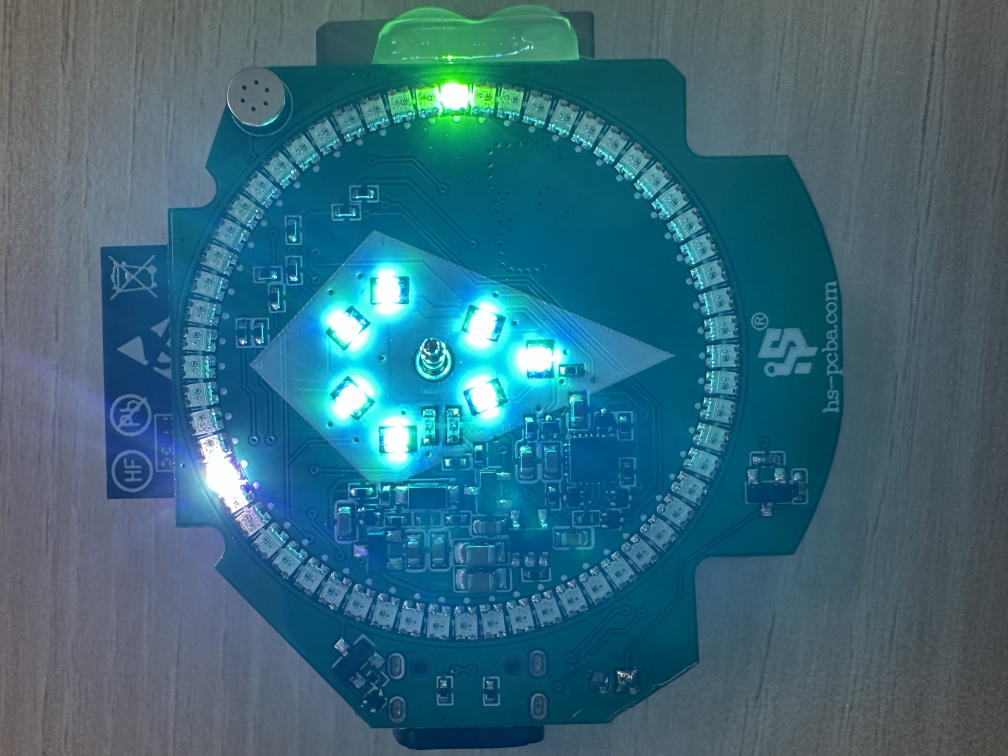
#> input picture hardware/totem-v3.5-reference/measure/photos/led.jpg, 4032 x 3024 px (shown at 1/4 size)
$ python ring.py
#> lines starting #> are read from the running program, lines starting #| are printed output that depends on the picture; after the words box and inside, x2 and y2 are one past the last pixel; in counts of white or black regions, pixels touching at a corner belong together
"""Find the 60 ring LEDs in totem_a.png and fit their circle.

The LED bodies are light squares on the dark board. Blobs of LED size in
an annulus around the ring are kept; their centroids are fitted with an
ellipse (the ring is a circle, so the ellipse measures the photo's
anisotropy) and assigned to the 60 positions by angle.
"""
import json
import numpy as np
import cv2

HERE = __file__.rsplit("/", 1)[0]
im = cv2.imread(f"{HERE}/photos/led.jpg")
#> im is the input picture: shape (3024, 4032, 3); mean B, G, R 122.8, 105.5, 56.4
g = cv2.cvtColor(im, cv2.COLOR_BGR2GRAY)
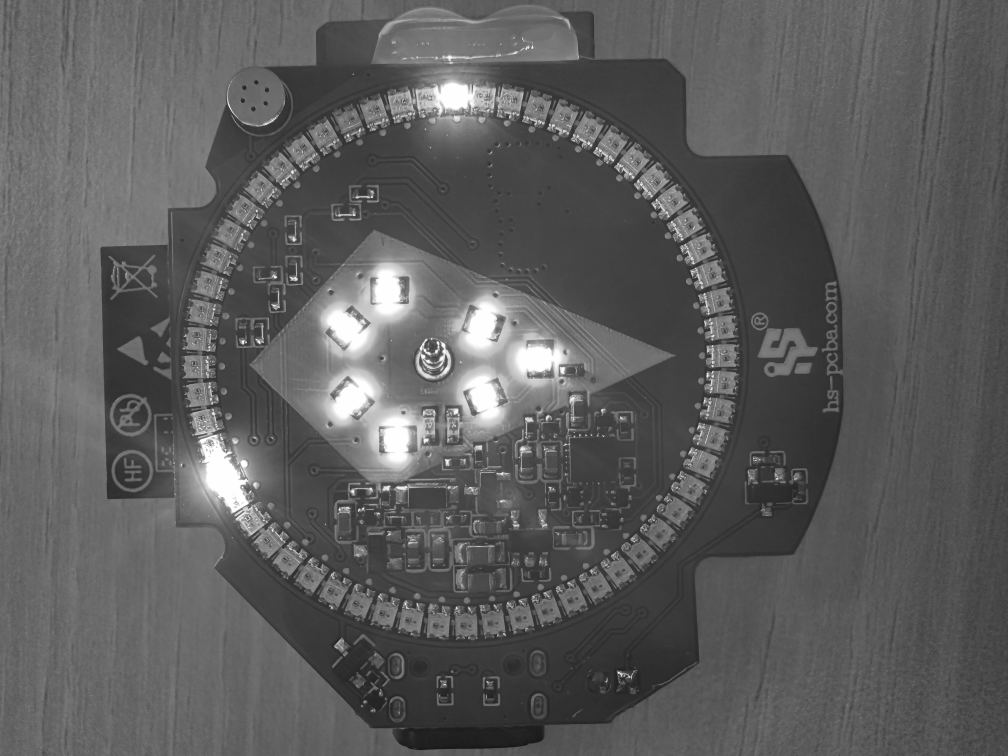
#> g: shape (3024, 4032) (shown at 1/4 size); min 18, max 255, mean 92.8
c0 = np.array([1840.0, 1545.0])
yy, xx = np.mgrid[0:g.shape[0], 0:g.shape[1]]
rr = np.hypot(xx - c0[0], yy - c0[1])
ann = (rr > 900) & (rr < 1200)
bright = ((g > 120) & ann).astype(np.uint8)
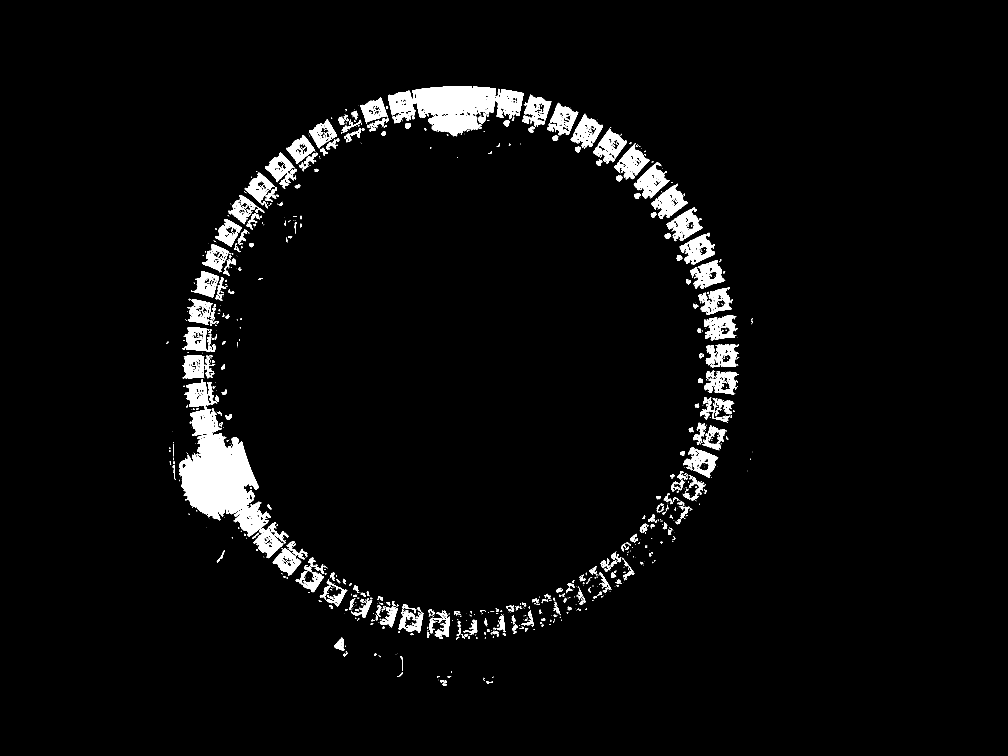
#> bright: shape (3024, 4032) (shown at 1/4 size); values 0 (black) and 1 (white), 3.5% white; 1531 white regions (950 under 20 px), largest, box (x1, y1, x2, y2) and area: (716, 1626, 1036, 2081) 78714, (1662, 346, 1984, 545) 43100, (935, 2007, 1084, 2146) 9338
bright = cv2.morphologyEx(bright, cv2.MORPH_OPEN, np.ones((7, 7), np.uint8))
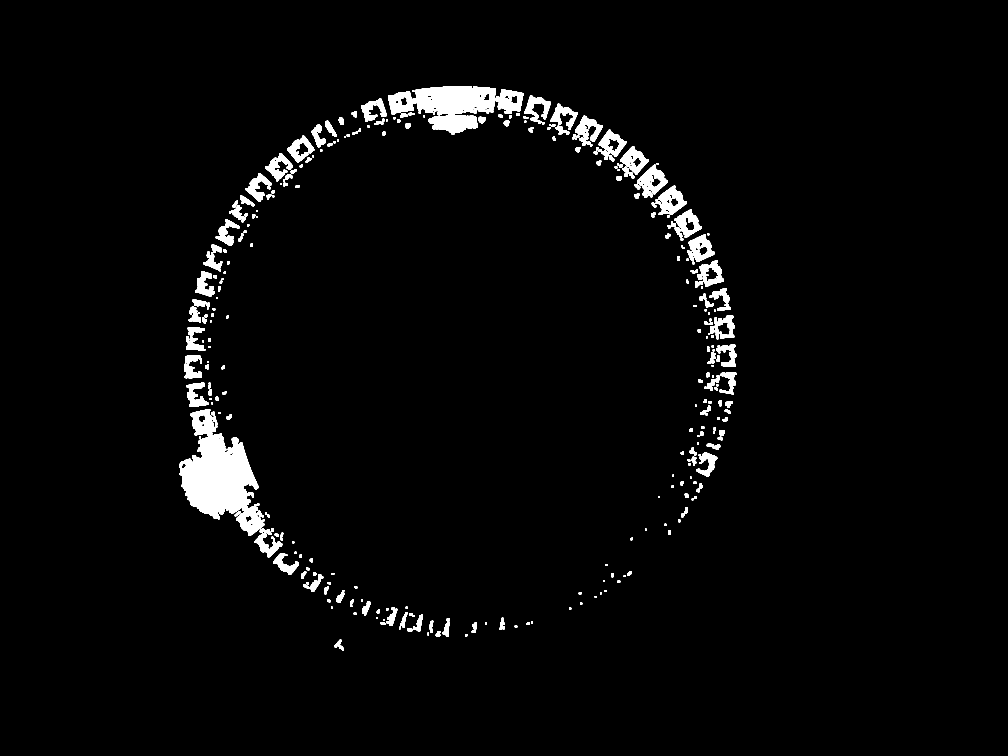
#> bright: shape (3024, 4032) (shown at 1/4 size); values 0 (black) and 1 (white), 2.7% white; 343 white regions, largest, box (x1, y1, x2, y2) and area: (719, 1637, 1034, 2077) 75159, (1662, 346, 1983, 461) 29813, (1715, 460, 1912, 539) 10603
n, lab, st, cen = cv2.connectedComponentsWithStats(bright)
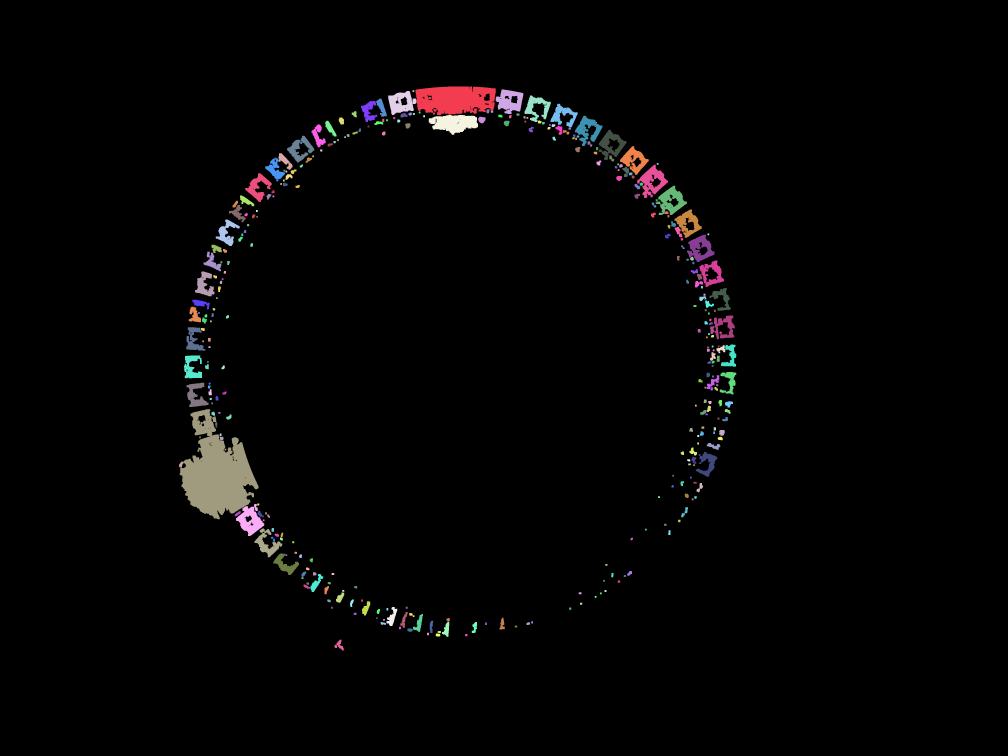
#> lab: shape (3024, 4032) int32 (shown at 1/4 size); 344 distinct labels, from 0 to 343; one colour per label, 0 black
#> n = 344; st = 344 rows, first 6: [0, 0, 4032, 3024, 11868786], [1662, 346, 321, 115, 29813], [1983, 358, 110, 98, 6763], [1650, 361, 7, 7, 49], [1553, 364, 113, 96, 6482], [2098, 382, 105, 106, 4796]; cen = 344 pairs, first value 724.5 to 2921.4, second value 364 to 2580.8
pts = []
for i in range(1, n):
    x, y, w, h, a = st[i]
    if 2500 < a < 16000 and 50 < w < 170 and 50 < h < 170:
        pts.append(cen[i])
#> this loop made 343 passes
#> after the loop, pts = 29 pairs, first value 767.9 to 2921.4, second value 404.4 to 2258.8
pts = np.array(pts)
print(len(pts), "blobs")
#| 29 blobs
# ellipse fit, then angles
el = cv2.fitEllipse(pts.astype(np.float32))
#> el = ((1843.6, 1449.8), (2124.1, 2146.4), 120.7)
(cx, cy), (a1, a2), ang = el
#> cx = 1843.6; cy = 1449.8; a1 = 2124.1; a2 = 2146.4; ang = 120.7
print(f"ellipse centre ({cx:.1f}, {cy:.1f}) axes {a1:.1f} x {a2:.1f} (ratio {max(a1,a2)/min(a1,a2):.4f}) at {ang:.1f} deg")
#| ellipse centre (1843.6, 1449.8) axes 2124.1 x 2146.4 (ratio 1.0105) at 120.7 deg
d = np.hypot(pts[:, 0] - cx, pts[:, 1] - cy)
#> d = 29 values, max 1078.1 at index 21, min 1053.3 at index 26, mean 1067.1
print(f"radius: mean {d.mean():.1f} px, sd {d.std():.1f}")
#| radius: mean 1067.1 px, sd 6.3
th = np.degrees(np.arctan2(pts[:, 1] - cy, pts[:, 0] - cx)) % 360
#> th = 29 values, max 358.7 at index 21, min 4.06 at index 23, mean 242.7
order = np.argsort(th)
#> order = 29 values, max 28 at index 2, min 0 at index 15, mean 14
dth = np.diff(np.r_[th[order], th[order][0] + 360])
#> dth = 29 values, max 108.7 at index 1, min 5.2 at index 10, mean 12.41
print("angular gaps (deg): median %.2f, min %.2f, max %.2f" % (np.median(dth), dth.min(), dth.max()))
#| angular gaps (deg): median 6.06, min 5.20, max 108.69
json.dump({"pts": pts[order].tolist(), "ellipse": [cx, cy, a1, a2, ang]}, open(f"{HERE}/ring_px.json", "w"))
ov = im.copy()
for p in pts:
    cv2.circle(ov, (int(p[0]), int(p[1])), 20, (0, 0, 255), 4)
#> this loop made 29 passes
#> p on passes 1 to 12: [2038.2, 404.4], [1604.8, 410.8], [2147.6, 430.1], [1474.8, 443.6], [2253.9, 461.1], [2351.3, 518.3], [2444.4, 577.8], [1200.2, 595.7], [2536.4, 639.7], [1099.9, 678.3], [2608.8, 724.4], [1032.1, 748]
cv2.ellipse(ov, el, (255, 0, 255), 3)
cv2.imwrite(f"{HERE}/out/ring.jpg", cv2.resize(ov[200:2900, 500:3200], None, fx=0.35, fy=0.35))
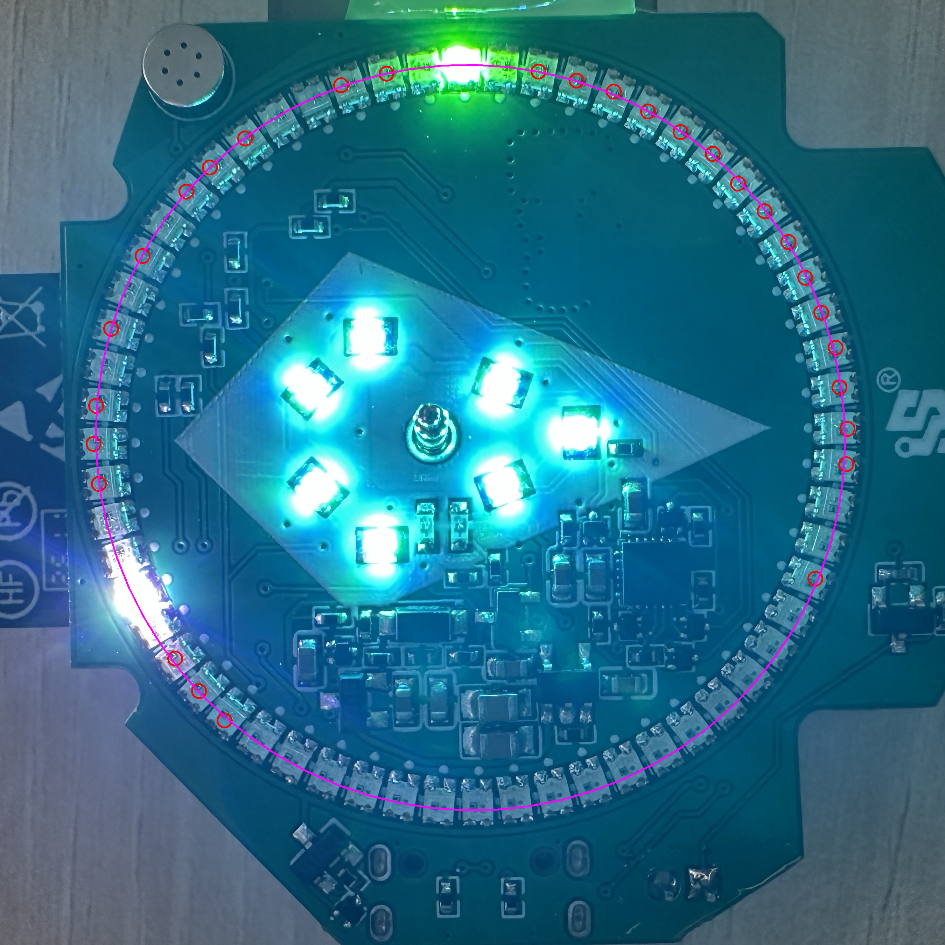
#> saved as ring.jpg: shape (945, 945, 3); mean B, G, R 135.4, 110.2, 40.8
